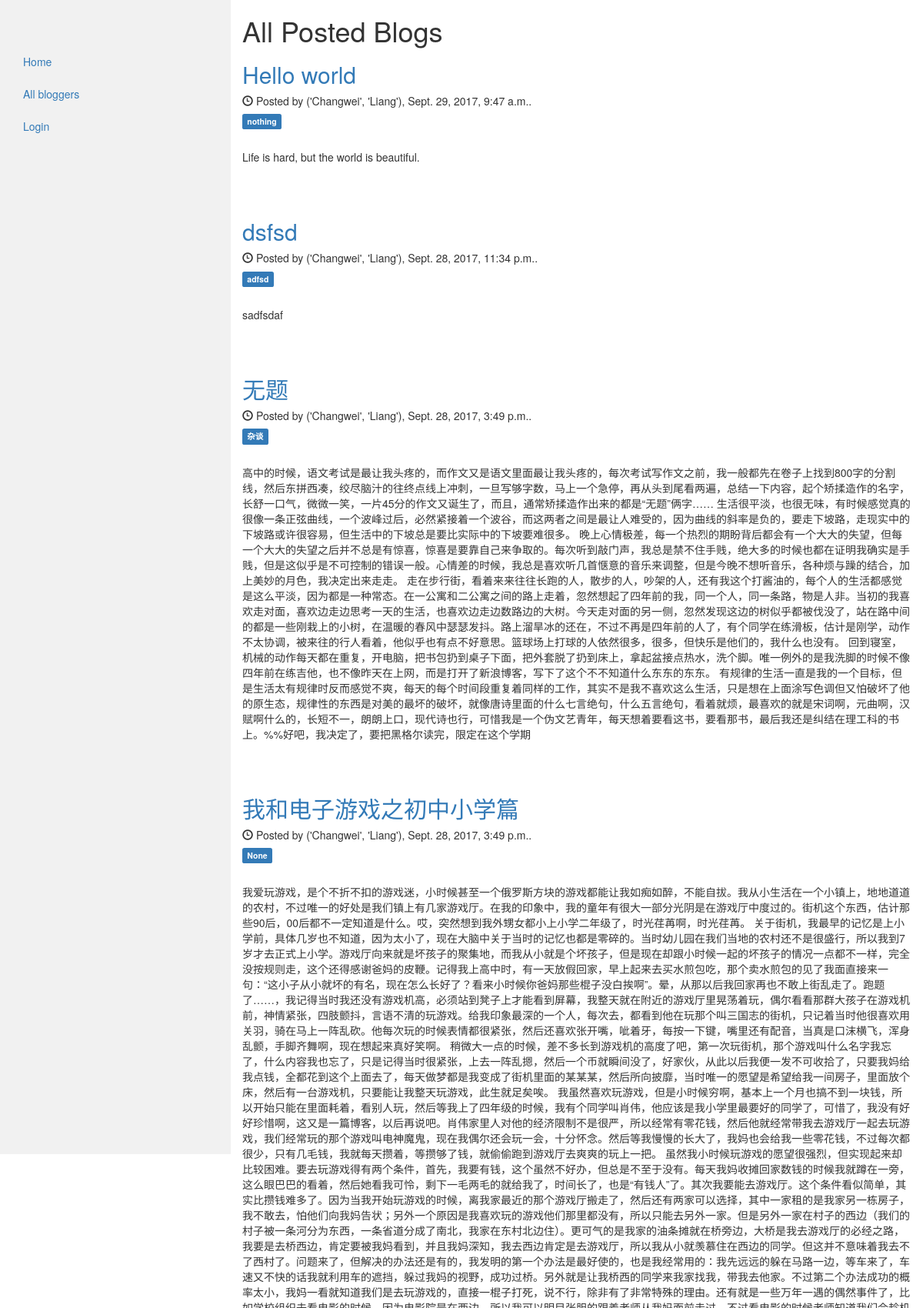
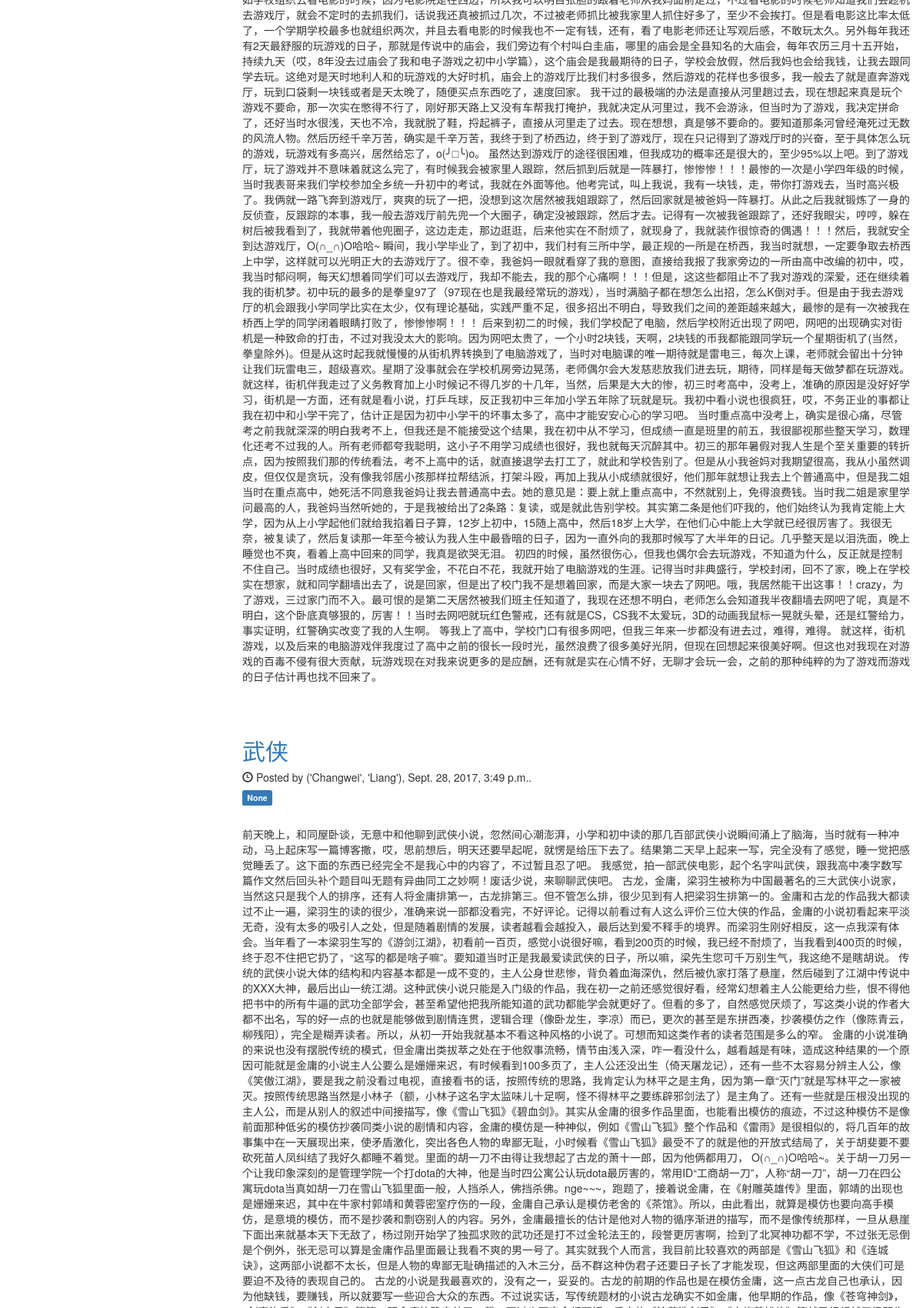
The page / (upper part) on the database its author committed (2 pictures, top to bottom).
### blog/models.py (models this page shows, shortened)
class MyPost(models.Model):
    author = models.ForeignKey(settings.AUTH_USER_MODEL, on_delete=models.CASCADE)
    title = models.CharField(max_length=100)
    content = models.TextField(blank=True)
    tags = models.CharField(max_length=20, null=True, blank=True)
    published_time = models.DateTimeField(default=timezone.now)
    created_time = models.DateTimeField(default=timezone.now)
    is_draft = models.BooleanField(default=False)
    is_private = models.BooleanField(default=False)
    can_be_edited = models.BooleanField(default=False)
    allow_comment = models.BooleanField(default=True)
    class Meta:
        ordering = ['published_time']
    def get_absolute_url(self):
        return reverse('blog:blog_detail', args=[str(self.id)])

### my_auth/models.py (models this page shows)
class User(auth_models.AbstractUser):
    email = models.EmailField(_('email address'), unique=True)

### blog/views.py (the view)
# urls.py: url(r'^$', views.HomePage.as_view(), name='homepage'),
class HomePage(MyPaginatedBlogListView):
    model = models.MyPost
    template_name = 'blog/homepage.html'
    paginate_by = 5
    context_object_name = 'blog_list'
    def get_queryset(self):
        return models.MyPost.objects.filter(is_draft=False, is_private=False).order_by('-published_time')

### blog/templatetags/blog_tag.py (called while the page is built)
@register.simple_tag
def real_name_or_username(blog):
    if blog.author.first_name and blog.author.last_name:
        return format_html('%s' % blog.author.first_name), format_html(blog.author.last_name)
    else:
        return blog.author.username

### blog/utils.py (called while the page is built, shortened)
def my_paginator_style(paginator, page, context, pages_num_2b_shown):
    context['multiple_page_series_to_show'] = 0
    return context

### blog/views.py (called while the page is built)
    def get_context_data(self, **kwargs):
        context = super(ListView, self).get_context_data(**kwargs)
        queryset = self.get_queryset()
        paginator, page, queryset, is_paginated = self.paginate_queryset(queryset, self.get_paginate_by(queryset))
        context = my_paginator_style(paginator, page, context, pages_num_2b_shown=5)
        return context

### blog/templates/blog/homepage.html (shortened to what this page needs)
<!DOCTYPE html>
<html lang="en">
{% extends 'blog/base.html' %}
{% load blog_tag %}
{% block content %}
    <h1>All Posted Blogs</h1>
    {% if blog_list %}
        {% for blog in blog_list %}
            <h2><a href="{{ blog.get_absolute_url }}">{{ blog.title }}</a></h2>
            <h5><span class="glyphicon glyphicon-time"></span> Posted by {% real_name_or_username blog %}, {{ blog.published_time }}.</h5>
            <h5><span class="label label-primary">{{ blog.tags }}</span></h5><br>
            <p>{{ blog.content }}</p>
        {% endfor %}
    {% else %}
        <p>No blogs are found</p>
    {% endif %}
    {% include "blog/pagination.html" %}
{% endblock %}

### rows shown on the page
MyPost: title "Hello world", author.last_name "('Changwei', 'Liang')", published_time "Sept. 29, 2017, 9:47 a.m.", tags "nothing", content "Life is hard, but the world is beautiful."
MyPost: title "dsfsd", author.last_name "('Changwei', 'Liang')", published_time "Sept. 28, 2017, 11:34 p.m.", tags "adfsd", content "sadfsdaf"
MyPost: title "无题", author.last_name "('Changwei', 'Liang')", published_time "Sept. 28, 2017, 3:49 p.m.", tags "杂谈", content "高中的时候，语文考试是最让我头疼的，而作文又是语文里面最让我头疼的，每次考试写作文之前，我一般都先在卷子上找到800字的分割线，然后东拼西凑，绞尽脑汁的往终点线上冲刺，一旦写够字数，马上一个急停，再从头到尾看两遍，总结一下内容，起个矫揉造作的名字，长舒一口气，微微一笑，一片45分的作文又诞生了，而且，通常矫揉造作出来的都是“无题”俩字…… 生活很平淡，也很无味，有时候感觉真的很像一条正弦曲线，一个波峰过后，必然紧接着一个波谷，而这两者之间是最让人难受的，因为曲线的斜率是负的，要走下坡路，走现实中的下坡路或许很容易，但生活中的下坡总是要比实际中的下坡要难很多。 晚上心情极差，每一个热烈的期盼背后都会有一个大大的失望，但每一个大大的失望之后并不总是有惊喜，惊喜是要靠自己来争取的。每次听到敲门声，我总是禁不住手贱，绝大多的时候也都在证明我确实是手贱，但是这似乎是不可控制的错误一般。心情差的时候，我总是喜欢听几首惬意的音乐来调整，但是今晚不想听音乐，各种烦与躁的结合，加上美妙的月色，我决定出来走走。…"
MyPost: title "我和电子游戏之初中小学篇", author.last_name "('Changwei', 'Liang')", published_time "Sept. 28, 2017, 3:49 p.m.", tags "None", content "我爱玩游戏，是个不折不扣的游戏迷，小时候甚至一个俄罗斯方块的游戏都能让我如痴如醉，不能自拔。我从小生活在一个小镇上，地地道道的农村，不过唯一的好处是我们镇上有几家游戏厅。在我的印象中，我的童年有很大一部分光阴是在游戏厅中度过的。街机这个东西，估计那些90后，00后都不一定知道是什么。哎，突然想到我外甥女都小上小学二年级了，时光荏苒啊，时光荏苒。 关于街机，我最早的记忆是上小学前，具体几岁也不知道，因为太小了，现在大脑中关于当时的记忆也都是零碎的。当时幼儿园在我们当地的农村还不是很盛行，所以我到7岁才去正式上小学。游戏厅向来就是坏孩子的聚集地，而我从小就是个坏孩子，但是现在却跟小时候一起的坏孩子的情况一点都不一样，完全没按规则走，这个还得感谢爸妈的皮鞭。记得我上高中时，有一天放假回家，早上起来去买水煎包吃，那个卖水煎包的见了我面直接来一句：“这小子从小就坏的有名，现在怎么长好了？看来小时候你爸妈那些棍子没白挨啊”。晕，从那以后我回家再也不敢上街乱走了。跑题了……，我记得当时我还没有游戏机高，必须站到凳子上才能看到屏幕，我整天就在附近的游戏厅里晃荡着玩，偶尔看看那群大孩子在游戏机前，神情紧张，四肢颤抖，言语不清的玩游戏。给我印象最深的一个人，每次去，都看到他在玩那个叫三国志的街机，只记着当时他很喜欢用关羽，骑在马上一阵乱砍。他每次玩的时候表情都很紧张，然后还喜欢张开嘴，呲着牙，每按一下键，嘴里还有配音，当真是口沫横飞，浑身乱颤，手脚齐舞啊，现在想起来真好笑啊。…"
MyPost: title "武侠", author.last_name "('Changwei', 'Liang')", published_time "Sept. 28, 2017, 3:49 p.m.", tags "None"
